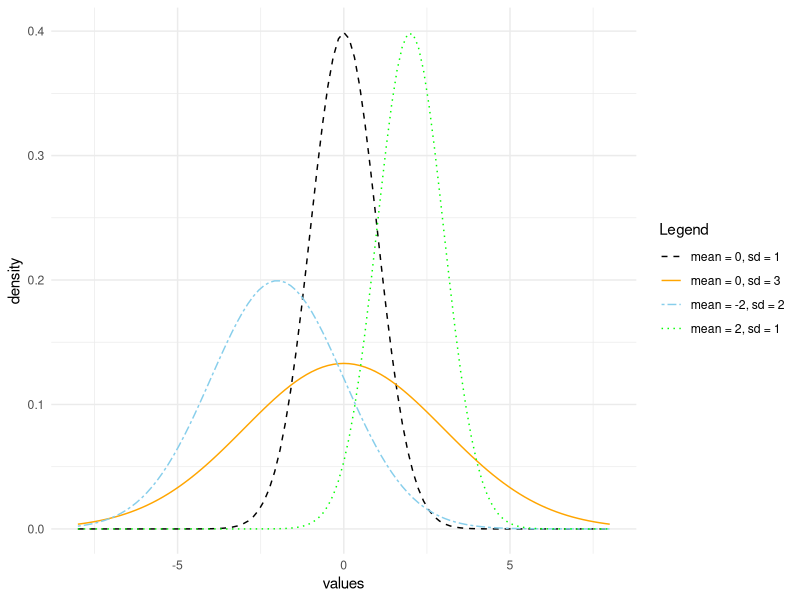
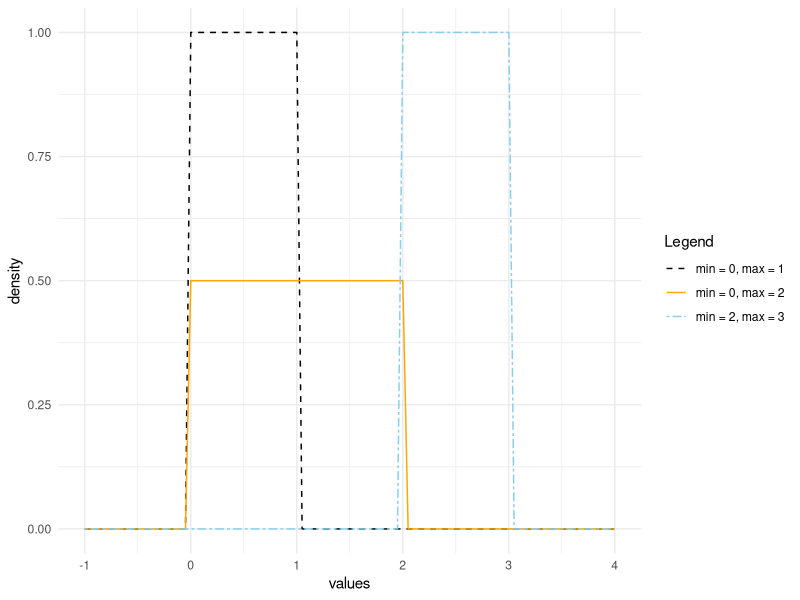
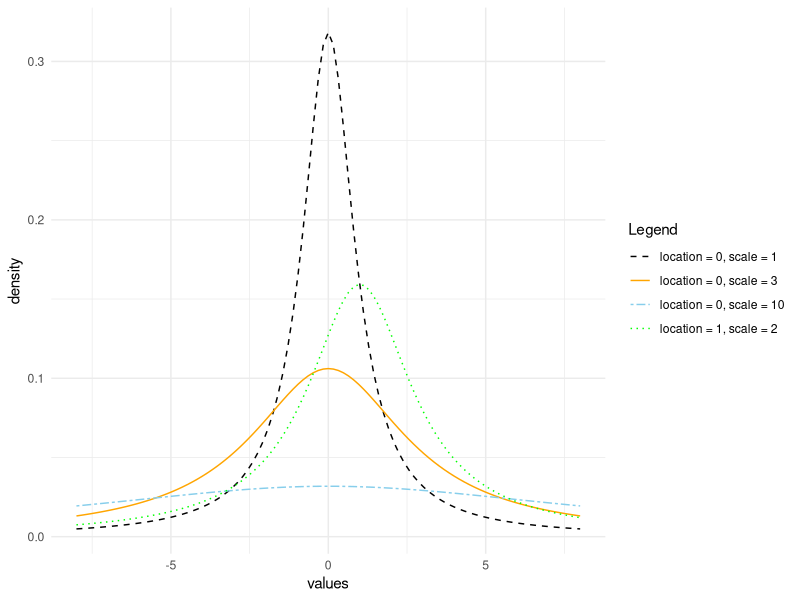
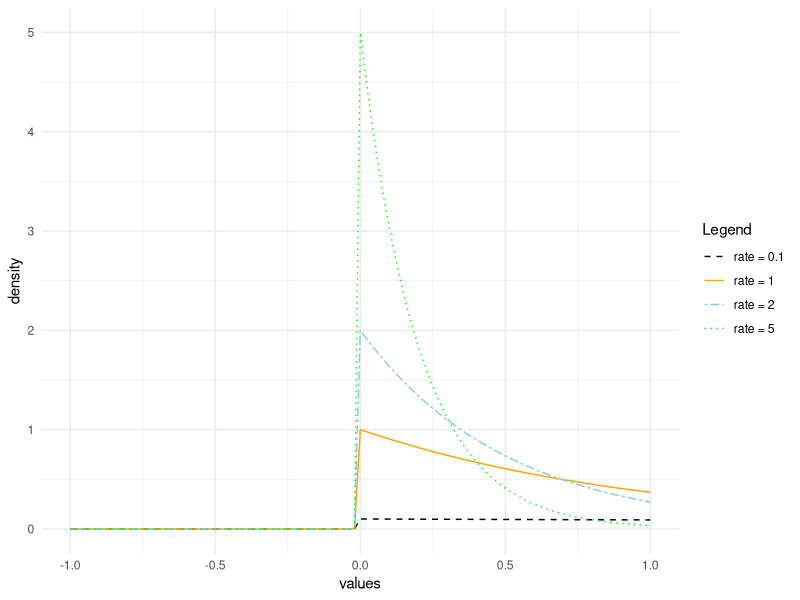
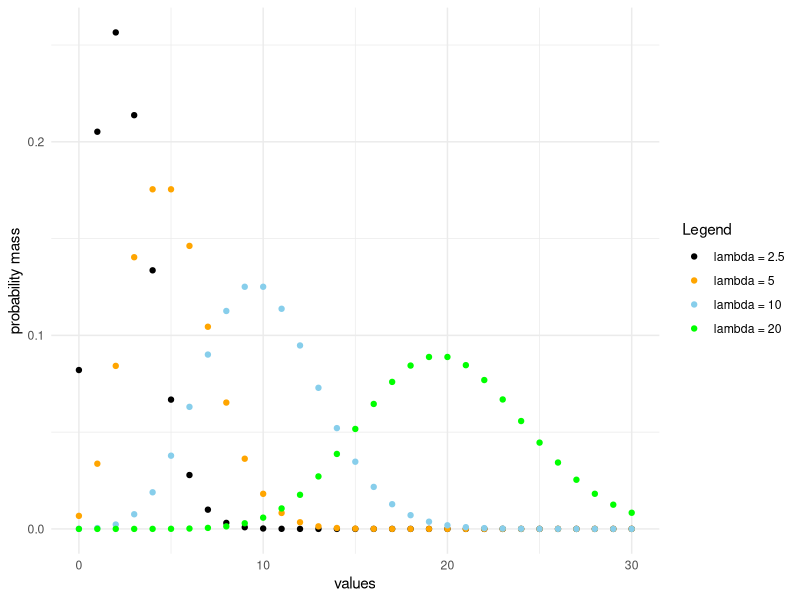

R code for these plots, in order:
## ---- chunk 1
# clear environment 
rm(list = ls())

# load needed packages
library(ggplot2)

# create colour vector 
colourvector <-c("Black", "Orange", "Sky blue", "Green")
## ---- chunk 2
ggplot(data.frame(x = c(-8, 8)), aes(x = x)) +
  stat_function(aes(colour = "mean = 0, sd = 1",
                    linetype = "mean = 0, sd = 1"),
                fun = dnorm,
                args = list(mean = 0, sd = 1)) +
  stat_function(aes(colour = "mean = 0, sd = 3",
                    linetype = "mean = 0, sd = 3"),
                fun = dnorm,
                args = list(mean = 0, sd = 3)) +
  stat_function(aes(colour = "mean = -2, sd = 2",
                    linetype = "mean = -2, sd = 2"),
                fun = dnorm,
                args = list(mean = -2, sd = 2)) +
  stat_function(aes(colour = "mean = 2, sd = 1",
                    linetype = "mean = 2, sd = 1"),
                fun = dnorm,
                args = list(mean = 2, sd = 1)) +
  scale_color_manual(breaks = c("mean = 0, sd = 1", "mean = 0, sd = 3", 
                                "mean = -2, sd = 2", "mean = 2, sd = 1"),
                       values = colourvector[1:4]) +
  scale_linetype_manual(breaks = c("mean = 0, sd = 1", "mean = 0, sd = 3", 
                                "mean = -2, sd = 2", "mean = 2, sd = 1"),
                        values = c("dashed", "solid", "twodash", "dotted")) +
  theme_minimal() + 
  labs(x = "values",
       y = "density",
       color = "Legend",
       linetype = "Legend")
## ---- chunk 3
ggplot(data.frame(x = c(-1, 4)), aes(x = x)) +
  stat_function(aes(colour = "min = 0, max = 1",
                    linetype = "min = 0, max = 1"),
                fun = dunif,
                args = list(min = 0, max = 1)) +
  stat_function(aes(colour = "min = 0, max = 2",
                    linetype = "min = 0, max = 2"),
                fun = dunif,
                args = list(min = 0, max = 2)) +
  stat_function(aes(colour = "min = 2, max = 3",
                    linetype = "min = 2, max = 3"),
                fun = dunif,
                args = list(min = 2, max = 3)) +
  scale_color_manual(breaks = c("min = 0, max = 1", "min = 0, max = 2", 
                                "min = 2, max = 3"),
                       values = colourvector[1:3]) +
  scale_linetype_manual(breaks = c("min = 0, max = 1", "min = 0, max = 2", 
                                "min = 2, max = 3"),
                        values = c("dashed", "solid", "twodash")) +
  theme_minimal() + 
  labs(x = "values",
       y = "density",
       color = "Legend",
       linetype = "Legend")
## ---- chunk 4
ggplot(data.frame(x = c(-8, 8)), aes(x = x)) +
  stat_function(aes(colour = "location = 0, scale = 1",
                    linetype = "location = 0, scale = 1"),
                fun = dcauchy,
                args = list(location = 0, scale = 1)) +
  stat_function(aes(colour = "location = 0, scale = 3",
                    linetype = "location = 0, scale = 3"),
                fun = dcauchy,
                args = list(location = 0, scale = 3)) +
  stat_function(aes(colour = "location = 0, scale = 10",
                    linetype = "location = 0, scale = 10"),
                fun = dcauchy,
                args = list(location = 0, scale = 10)) +
  stat_function(aes(colour = "location = 1, scale = 2",
                    linetype = "location = 1, scale = 2"),
                fun = dcauchy,
                args = list(location = 1, scale = 2)) +
  scale_color_manual(breaks = c("location = 0, scale = 1", "location = 0, scale = 3",
                                "location = 0, scale = 10", "location = 1, scale = 2"),
                       values = colourvector[1:4]) +
  scale_linetype_manual(breaks = c("location = 0, scale = 1", "location = 0, scale = 3",
                                   "location = 0, scale = 10", "location = 1, scale = 2"),
                        values = c("dashed", "solid", "twodash", "dotted")) +
  theme_minimal() + 
  labs(x = "values",
       y = "density",
       color = "Legend",
       linetype = "Legend")
## ---- chunk 5
ggplot(data.frame(x = c(-1, 1)), aes(x = x)) +
  stat_function(aes(colour = "rate = 0.1",
                    linetype = "rate = 0.1"),
                fun = dexp,
                args = list(rate = 0.1)) +
  stat_function(aes(colour = "rate = 1",
                    linetype = "rate = 1"),
                fun = dexp,
                args = list(rate = 1)) +
  stat_function(aes(colour = "rate = 2",
                    linetype = "rate = 2"),
                fun = dexp,
                args = list(rate = 2)) +
  stat_function(aes(colour = "rate = 5",
                    linetype = "rate = 5"),
                fun = dexp,
                args = list(rate = 5)) +
  scale_color_manual(breaks = c("rate = 0.1", "rate = 1", "rate = 2", "rate = 5"),
                       values = colourvector[1:4]) +
  scale_linetype_manual(breaks = c("rate = 0.1", "rate = 1", "rate = 2", "rate = 5"),
                        values = c("dashed", "solid", "twodash", "dotted"))+
  theme_minimal() + 
  labs(x = "values",
       y = "density",
       color = "Legend",
       linetype = "Legend")
## ---- chunk 6
ggplot(data.frame(x = 0:30), aes(x = x)) +
  stat_function(aes(colour = "lambda = 2.5"),
                n = length(0:30),
                fun = dpois,
                args = list(lambda = 2.5),
                geom = "point") +
  stat_function(aes(colour = "lambda = 5"),
                n = length(0:30),
                fun = dpois,
                args = list(lambda = 5),
                geom = "point") +
  stat_function(aes(colour = "lambda = 10"),
                n = length(0:30),
                fun = dpois,
                args = list(lambda = 10),
                geom = "point") +
  stat_function(aes(colour = "lambda = 20"),
                n = length(0:30),
                fun = dpois,
                args = list(lambda = 20),
                geom = "point") +
  scale_color_manual(breaks = c("lambda = 2.5", "lambda = 5", "lambda = 10", "lambda = 20"),
                       values = colourvector[1:4]) +
  theme_minimal() + 
  labs(x = "values",
       y = "probability mass",
       color = "Legend",
       linetype = "Legend")
